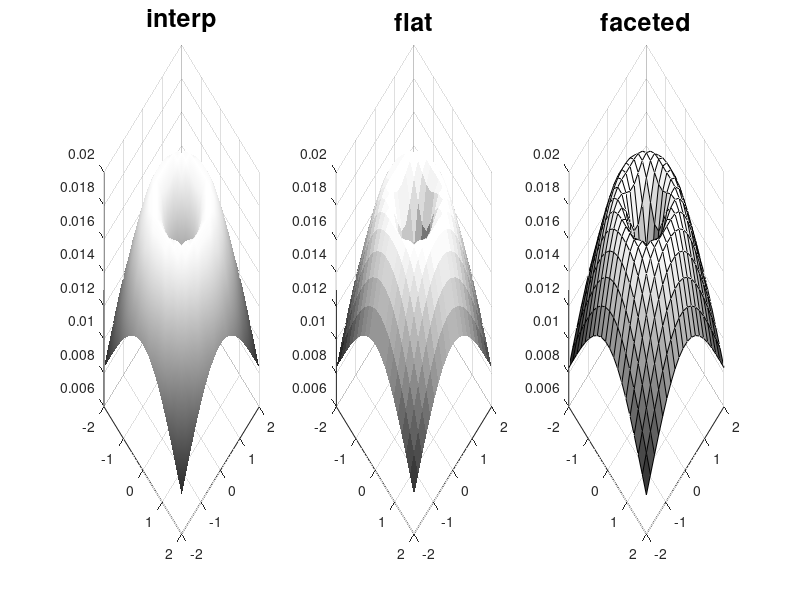

Write the MATLAB code that produced this figure.
f = inline('sin(abs(z)/20).*exp(-abs(z))');
x= linspace(-2, 2, 20);
[xx, yy]= meshgrid(x);
zz = f(xx+i*yy);
subplot(1,3,1)
surf(xx,yy,zz); colormap(gray);shading('interp');view(45,37.5)
title('\bfinterp', 'fontsize', 18)
subplot(1,3,2)
surf(xx,yy,zz); colormap(gray);shading('flat');;view(45,37.5)
hidden off
title('\bfflat', 'fontsize', 18)
subplot(1,3,3)
surf(xx,yy,zz); colormap(gray);shading('faceted');;view(45,37.5)
hidden off
title('\bffaceted', 'fontsize', 18)
